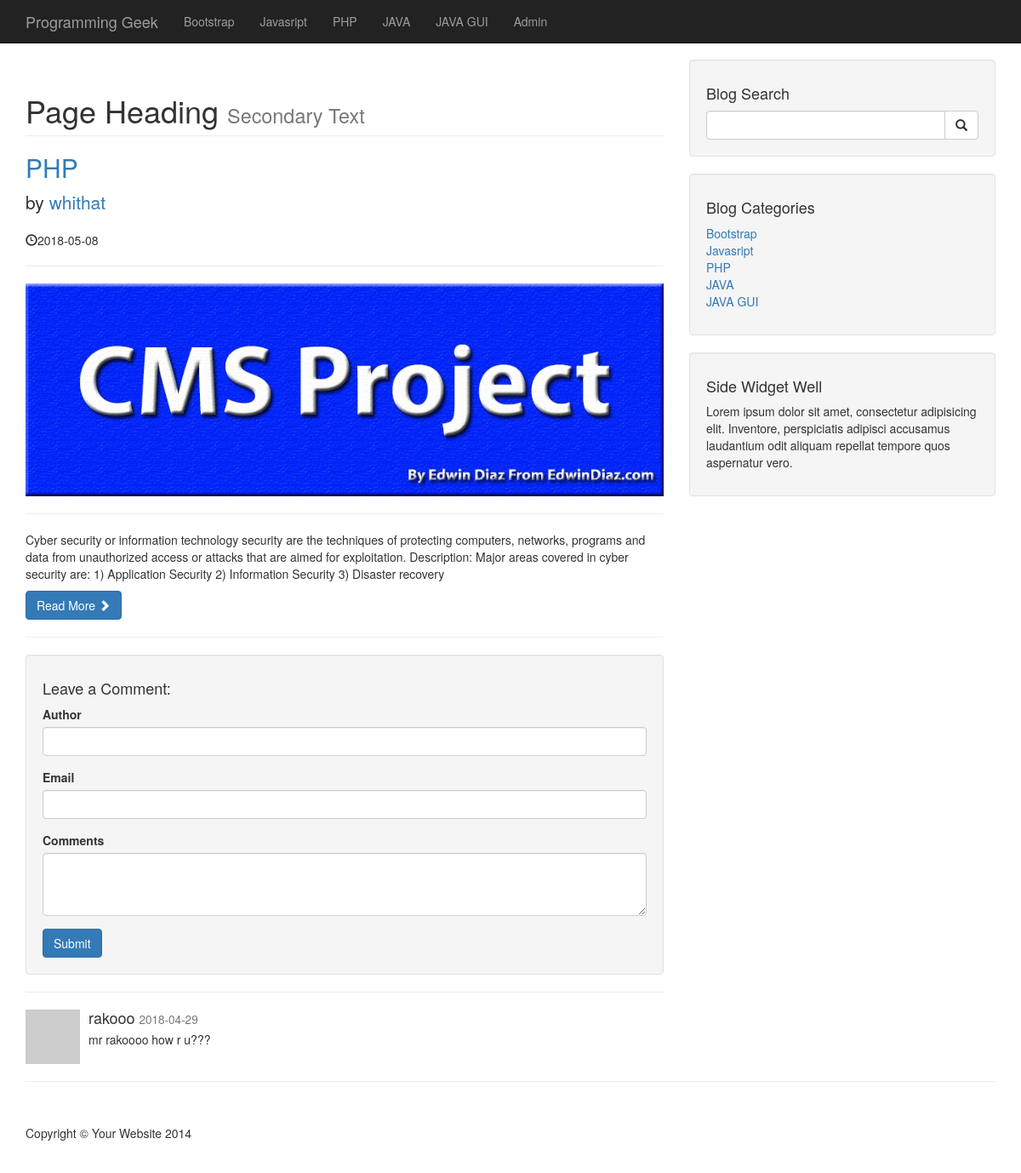
The page /post.php?p_id=2 on the database its author committed.
### tables this page shows
CREATE TABLE `categories` (
  `cat_id` int(3) NOT NULL,
  `cat_title` varchar(255) NOT NULL
);

CREATE TABLE `posts` (
  `post_id` int(3) NOT NULL,
  `post_catagorie_id` int(3) NOT NULL,
  `post_title` varchar(255) NOT NULL,
  `post_author` varchar(255) NOT NULL,
  `post_date` date NOT NULL,
  `post_image` text NOT NULL,
  `post_content` text NOT NULL,
  `post_tag` varchar(255) NOT NULL,
  `post_comment_count` int(11) NOT NULL,
  `post_status` varchar(255) NOT NULL DEFAULT 'draft'
);

CREATE TABLE `comments` (
  `comment_id` int(3) NOT NULL,
  `comment_post_id` int(3) NOT NULL,
  `comment_author` varchar(255) NOT NULL,
  `comment_email` varchar(255) NOT NULL,
  `comment_content` text NOT NULL,
  `comment_status` varchar(255) NOT NULL,
  `comment_date` date NOT NULL
);

### post.php (the view, shortened to what this page needs)
<?php include"include/db.php";?>
<?php include"include/header.php";?>
<?php include"include/navigation.php";?>
    <div class="container">
        <div class="row">
            <div class="col-md-8">
                 <?php
                    if(isset($_GET['p_id'])){
                        $the_post_id = $_GET['p_id'];
                    }
                       $query = "SELECT * FROM posts WHERE post_id = $the_post_id ";
                       $select_all_posts_query = mysqli_query($connection,$query);
                       while($row = mysqli_fetch_assoc($select_all_posts_query)){
                             $post_title = $row['post_title'];
                             $post_author = $row['post_author'];
                             $post_date = $row['post_date'];
                             $post_image = $row['post_image'];
                             $post_content = $row['post_content'];
                 ?>
                         <h1 class="page-header">
                    Page Heading
                    <small>Secondary Text</small>
                </h1>
                <h2>
                    <a href="#"><?php echo $post_title; ?></a>
                </h2>
                <p class="lead">
                    by <a href="index.php"><?php echo $post_author; ?></a>
                </p>
                <p><span class="glyphicon glyphicon-time"></span><?php echo $post_date; ?></p>
                <hr>
                <img class="img-responsive" src="images/<?php echo $post_image; ?>" alt="">
                <hr>
                <p><?php echo $post_content; ?></p>
                <a class="btn btn-primary" href="#">Read More <span class="glyphicon glyphicon-chevron-right"></span></a>
                <hr>
               <?php } ?>
                <div class="well">
                    <h4>Leave a Comment:</h4>
                    <form action="" method="post" role="form">
                        <div class="form-group">
                            <label for="author">Author</label>
                            <input class="form-control" type="text" name="author" >
                        </div>
                         <div class="form-group">
                            <label for="email">Email</label>
                            <input class="form-control" type="email" name="email">
                        </div>
                        <div class="form-group">
                            <label for="comments">Comments</label>
                            <textarea name="comment_content" class="form-control" rows="3"></textarea>
                        </div>
                        <button type="submit" name="create_comment" class="btn btn-primary">Submit</button>
                    </form>
                </div>
                <hr>
                <?php
                $query ="SELECT * FROM comments WHERE comment_post_id = {$the_post_id} ";
                $query .="AND comment_status = 'approved' ";
                $query .="ORDER BY comment_id DESC ";
                $select_comment_query = mysqli_query($connection,$query);
                while($row = mysqli_fetch_assoc($select_comment_query)){
                    $comment_date = $row['comment_date'];
                    $comment_content = $row['comment_content'];
                    $commnet_author = $row['comment_author'];
                ?>
                <div class="media">
                    <a class="pull-left" href="#">
                        <img class="media-object" src="http://placehold.it/64x64" alt="">
                    </a>
                    <div class="media-body">
                        <h4 class="media-heading"><?php echo $commnet_author; ?>
                            <small><?php echo $comment_date; ?></small>
                        </h4>
                          <?php echo $comment_content; ?>
                    </div>
                </div>
             <?php } ?>
            </div>
            <?php include"include/sidebar.php";?>
        </div>
        <hr>
<?php include"include/footer.php";?>

### include/navigation.php (shortened to what this page needs)
  <nav class="navbar navbar-inverse navbar-fixed-top" role="navigation">
<div class="container">
    <div class="navbar-header">
            <a class="navbar-brand" href="./index.php">Programming Geek</a>
        </div>
        <div class="collapse navbar-collapse" id="bs-example-navbar-collapse-1">
            <ul class="nav navbar-nav">
               <?php
                   $query = "SELECT * FROM categories ";
                   $select_all_catagories_query = mysqli_query($connection,$query);
                   while($row = mysqli_fetch_assoc($select_all_catagories_query)){
                         $cat_title = $row['cat_title'];
                         echo "<li><a href='#'>{$cat_title}</a></li>";
                   }
               ?>
                <li>
                    <a href="admin">Admin</a>
            </ul>
        </div>
    </div>
</nav>

### include/sidebar.php
   <div class="col-md-4">
    <div class="well">
        <h4>Blog Search</h4>
        <form action="search.php" method="post">
        <div class="input-group">
            <input name="search" type="text" class="form-control">
            <span class="input-group-btn">
                <button name="submit" class="btn btn-default" type="submit">
                    <span class="glyphicon glyphicon-search"></span>
            </button>
            </span>
        </div>
        </form>
    </div>
    <div class="well">
        <?php
           $query = "SELECT * FROM categories ";
           $select_catagories_side = mysqli_query($connection,$query);
       ?>
        <h4>Blog Categories</h4>
        <div class="row">
            <div class="col-lg-12">
                <ul class="list-unstyled">
                <?php
                while($row = mysqli_fetch_assoc($select_catagories_side)){
                      $cat_title = $row['cat_title'];
                      $cat_id = $row['cat_id'];
                      echo "<li><a href='category.php?category=$cat_id'>{$cat_title}</a></li>";
                }
                ?>
                </ul>
            </div>
        </div>
    </div>
    <?php include"include/widget.php";?>
</div>

### css/blog-home.css (style rules this page uses)
body { padding-top: 70px; }

### rows shown on the page
categories: cat_title "Bootstrap"
categories: cat_title "Javasript"
categories: cat_title "PHP"
categories: cat_title "JAVA"
categories: cat_title "JAVA GUI"
posts: post_title "PHP", post_author "whithat", post_date "2018-05-08", post_image (picture), post_content "Cyber security or information technology security are the techniques of protecting computers, networks, programs and data from unauthorized access or attacks that are aimed for exploitation. Description: Major areas covered in cyber security are: 1) Application Security 2) Information Security 3) Disaster recovery"
comments: comment_author "rakooo", comment_date "2018-04-29", comment_content "mr rakoooo how r u???"
